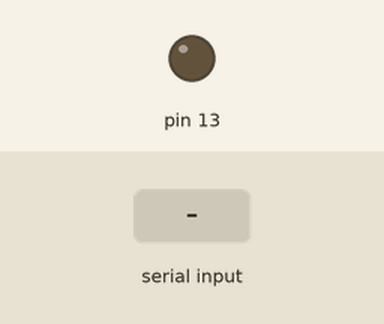
A sketch run on a simulated Arduino Uno, built with avr-gcc and run on an emulated ATmega328P. Parts: output pins drawn as LEDs (lit = HIGH). The inputs (shaded band) are chosen by the test bench.

Above: at 1.2 s.
1.3 s: "1" received over Serial
At 2.5 s:
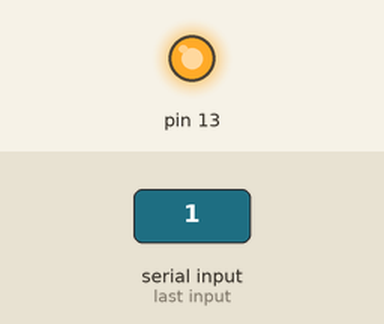
2.8 s: "0" received over Serial
At 3.9 s:
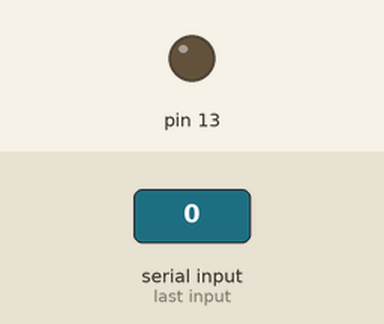
Timing chart, 0 to 5.8 s (numbered marks = the images above; inputs shaded):
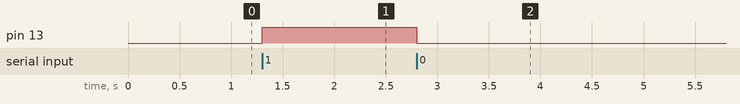

Measured:
- after the input at 1.3 s, pin 13: LOW → HIGH at once
- after the input at 2.8 s, pin 13: HIGH → LOW at once

The sketch:

BT2.ino
```cpp
int val;

void setup()
{
  Serial.begin(9600);
  pinMode(13, OUTPUT); // 13 пин – светодиод, объявляется как выход
}
void loop()
{
  if (Serial.available()) { // проверка поданных команд
    val = Serial.read();
  if (val == '1') {digitalWrite(13, HIGH);} // при 1 включается светодиод
  if (val == '0') {digitalWrite(13, LOW);}  // при 0 выключается светодиод
 }
}
```
